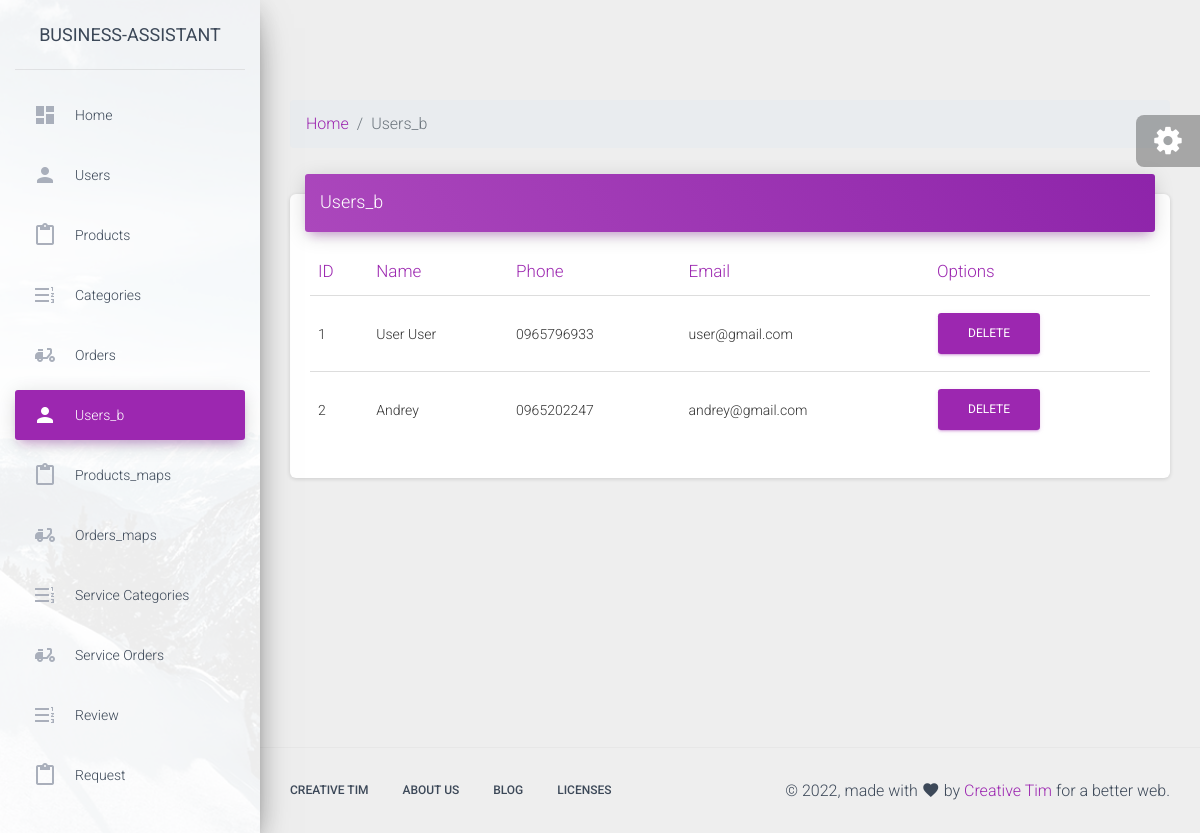
Screenshot of /admin/users_b.php with the database file from the repository.
### tables this page shows
CREATE TABLE `users_b` (
  `id` int(11) NOT NULL,
  `login` varchar(50) NOT NULL,
  `password` varchar(100) NOT NULL,
  `email` varchar(255) NOT NULL,
  `name` varchar(255) NOT NULL,
  `phone` varchar(255) NOT NULL,
  `confirm_mail` varchar(255) NOT NULL,
  `verifided` int(11) NOT NULL DEFAULT 0,
  `info` text NOT NULL
);

### admin/users_b.php (the view, shortened to what this page needs)
<?php
include $_SERVER["DOCUMENT_ROOT"] . "/configs/db.php";
include $_SERVER["DOCUMENT_ROOT"] . "/admin/parts/header.php";
?>
<nav aria-label="breadcrumb">
  <ol class="breadcrumb">
    <li class="breadcrumb-item"><a href="/admin">Home</a></li>
    <li class="breadcrumb-item active" aria-current="page">Users_b</li>
  </ol>
</nav>
<div class="row">
  <div class="col-md-12">
    <div class="card">
      <div class="card-header card-header-primary">
        <h4 class="card-title ">
          Users_b
        </h4>
      </div>
      <div class="card-body">
        <div class="table-responsive">
          <table class="table">
            <thead class=" text-primary">
              <th>ID</th>
              <th>Name</th>
              <th>Phone</th>
              <th>Email</th>
              <th>Options</th>
            </thead>
            <tbody>
                <?php
               $sql = "SELECT * FROM users_b";
                $result = $conn->query($sql);
                while ($row = mysqli_fetch_assoc($result)) {
                ?>
                <tr>
                    <td><?php echo $row["id"] ?></td>
                    <td><?php echo $row["name"] ?></td>
                    <td><?php echo $row["phone"] ?></td>
                    <td><?php echo $row["email"] ?></td>
                    <td>
                      <a href="modules/users_b/delete.php?id=<?php echo $row["id"] ?>" class="btn btn-primary">Delete</a>
                  </td>
                </tr>
              <?php
              }
              ?>
            </tbody>
          </table>
        </div>
      </div>
    </div>
  </div>
</div>
<?php
include $_SERVER["DOCUMENT_ROOT"] . "/admin/parts/footer.php";
?>

### rows the page displays
users_b: id "1", name "User User", phone "0965796933", email "user@gmail.com"
users_b: id "2", name "Andrey", phone "0965202247", email "andrey@gmail.com"
